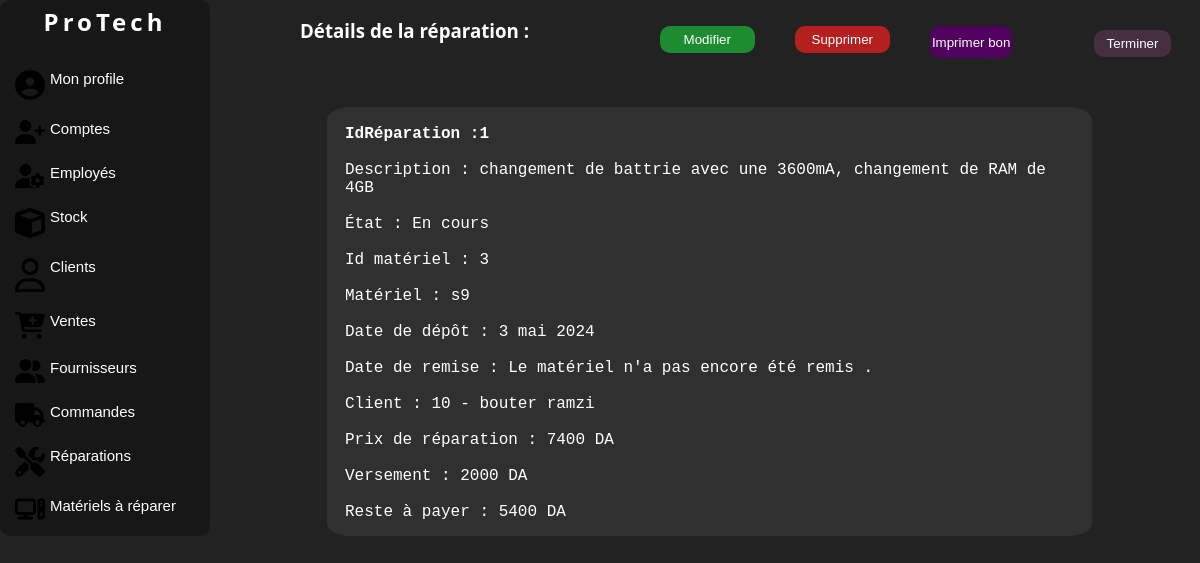
Page /reparation/1/ (signed in) on the earlier database version.
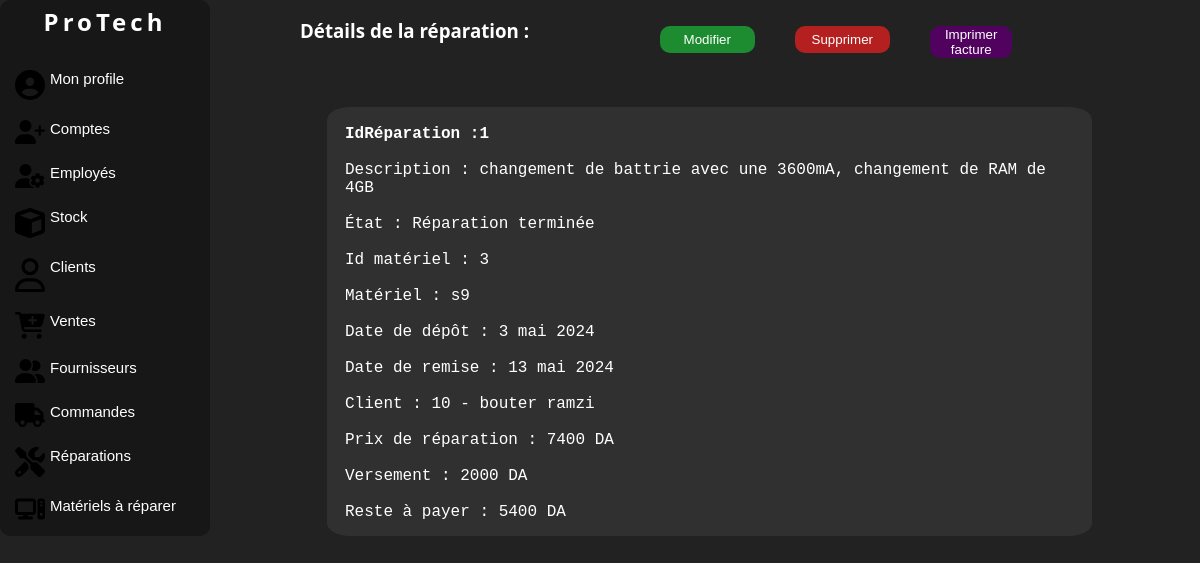
Same page on the later database version.
### manager/models.py (models this page shows, shortened)
class Repair(models.Model):
    STATE_CHOICES = [
        ('En cours', 'En cours'),
        ('Terminé', 'Terminé')
    ]
    title = models.CharField(max_length=100, default='Pas de description',db_column='Titre')
    description = models.TextField(db_column='Description')
    state = models.CharField(max_length=20, choices=STATE_CHOICES, default='En cours', db_column='État')
    hardware = models.OneToOneField('HardwareToRepair', db_column='Matériel',on_delete=models.CASCADE)
    deposit_date = models.DateField(auto_now_add=True, db_column='Date de dépôt')
    delivery_date = models.DateField(null=True, blank=True, db_column='Date de remise')
    client = models.ForeignKey(Client, on_delete=models.SET_NULL, null=True, blank=True, db_column='Client')
    prepayment = models.PositiveIntegerField(db_column='Acompte',default=0)
    repair_price = models.PositiveIntegerField(db_column='Prix de réparation',default=0)
    class Meta:
        db_table = 'Réparation'

class HardwareToRepair(models.Model):
    name = models.CharField(max_length=100, db_column='Nom')
    category = models.ForeignKey(Category, on_delete=models.SET_DEFAULT, default=1, db_column='Catégorie')
    description = models.TextField(db_column='Description')
    state = models.CharField(max_length=20, default='En réparation', db_column='État')
    def __str__(self):
        return f"{self.name}"
    class Meta:
        db_table = 'MatérielARéparer'

class Client(models.Model):
    first_name = models.CharField(max_length=100, db_column='Prénom')
    last_name = models.CharField(max_length=100, db_column='Nom')
    phone = PhoneNumberField(unique=True, region='DZ', db_column='Téléphone')
    email = models.EmailField(unique=True, db_column='Email')
    address = models.TextField(db_column='Adresse')
    def __str__(self):
        return f"{self.first_name} {self.last_name}"
    class Meta:
        db_table = 'Client'

### manager/views.py (the view)
# urls.py: path('reparation/<int:pk>/', views.RepairDetailView.as_view(), name='repair-detail'),
class RepairDetailView(LoginRequiredMixin,RoleRequiredMixin, DetailView):
    model = Repair
    template_name = 'detaillreparation.html'
    context_object_name = 'repair'
    required_roles = ['Admin', 'Réparateur']
    def get_context_data(self, **kwargs):
        context = super().get_context_data(**kwargs)
        left_to_pay = self.object.repair_price - self.object.prepayment
        context['left_to_pay'] = left_to_pay
        return context

### manager/views.py (called while the page is built)
    def dispatch(self, request, *args, **kwargs):
        if not request.user.is_authenticated:
            return self.handle_no_permission()
        if not self.required_roles:  # if no role is required, continue
            return super().dispatch(request, *args, **kwargs)
        if not request.user.employee.role in self.required_roles:
            messages.error(request, 'Vous n\'avez pas la permission de consulter cette page.')
            return redirect('dashboard')  # or wherever
        return super().dispatch(request, *args, **kwargs)

### manager/templates/detaillreparation.html (shortened to what this page needs)
{% load static %}
{% load auth_extras %}
<!DOCTYPE html>
<html lang="en">
<head>
    <link rel="stylesheet" href="{% static 'css/style.css' %}">
    <link rel="stylesheet" href="{% static 'css/accueil.css' %}">
</head>
<body>
<div class="corp">
    <div class="nav">
        <div class="logo">
            <a href="{% url 'home' %}" class="link"><h2>ProTech</h2></a>
        </div>
        <br>
        <button class="value" onclick="location.href='{% url 'dashboard' %}'">
             Mon profile
        </button>
        {% if request.user.employee.role == 'Admin' %}
        <button class="value" onclick="location.href='{% url 'account-list' %}'">
            Comptes
        </button>
        <button class="value" onclick="location.href='{% url 'employee-list' %}'">
            Employés
        </button>
        {% endif %}
        {% if request.user.employee.role == 'Admin' or request.user.employee.role == 'Employé' %}
        <button class="value" onclick="location.href='{% url 'products-list' %}'">
            Stock
        </button>
        <button class="value" onclick="location.href='{% url 'client-list' %}'">
            Clients
        </button>
        <button class="value" onclick="location.href='{% url 'sale-list' %}'">
            Ventes
        </button>
        <button class="value" onclick="location.href='{% url 'supplier-list' %}'">
            Fournisseurs
        </button>
        <button class="value" onclick="location.href='{% url 'purchase-order-list' %}'">
            Commandes
        </button>
        {% endif %}
        {% if request.user.employee.role == 'Admin' or request.user.employee.role == 'Réparateur' %}
        <button class="value" onclick="location.href='{% url 'repair-list' %}'">
            Réparations
        </button>
        <button class="value" onclick="location.href='{% url 'hardware-list' %}'">
            Matériels à réparer
        </button>
        {% endif %}
    </div>
    <div class="liste">
        <div class="c111">
            <div class="colone1"><h3>Détails de la réparation :</h3></div>
            <div>
                <button class="button" id="modifier" onclick="location.href='{% url 'update-repair' repair.id %}';">
                    Modifier
                </button>
            </div>
            <div>
                <button class="button" id="supprimer" onclick="location.href='{% url 'delete-repair' repair.id %}';">
                    Supprimer
                </button>
            </div>
            {% if repair.state == 'Réparation terminée' %}
            <div>
                <button id="imprimer" onclick="printInvoicePDF();">Imprimer facture</button>
            </div>
            {% else %}
            <div>
                <button id="imprimer" onclick="printReceiptPDF();">Imprimer bon</button>
            </div>
            <div>
            <form method="post" action="{% url 'finish-repair' repair.pk %}">
                    <input id="livrer" type="submit" value="Terminer">
            </form>
            </div>
            {% endif %}
        </div>
        <div class="c22" id="partieImprimer">
            <p><strong> IdRéparation :{{repair.id}}</strong></p> <br>
            <p>Description : {{repair.description}}</p><br>
            <p>État : {{repair.state}}</p><br>
            <p>Id matériel : {{repair.hardware.id}}</p><br>
            <p>Matériel : {{repair.hardware}}</p><br>
            <p>Date de dépôt : {{repair.deposit_date}}</p><br>
            <p>Date de remise : {% if repair.delivery_date %} {{repair.delivery_date}} {% else %} Le matériel n'a pas encore été remis .{% endif %}</p><br>
            <p>Client : {{repair.client.id}} - {{repair.client}}</p><br>
            <p>Prix de réparation : {{repair.repair_price}} DA</p><br>
            <p>Versement : {{repair.prepayment }} DA</p><br>
            <p>Reste à payer : {{left_to_pay}} DA</p><br>
        </div>
    </div>
</div>
</body>
</html>

Differences in the rows shown:
changed Repair "changement de battrie avec une 3600mA, changement de RAM de 4GB": État "En cours" → "Réparation terminée" (drawn); state "En cours" → "Réparation terminée"; delivery_date (not shown) → "13 mai 2024"
Other differences:
form field value: "Terminer" → (not shown)
text no longer shown: "Imprimer bon Le matériel n'a pas encore été remis ."
text now shown: "Imprimer facture"
